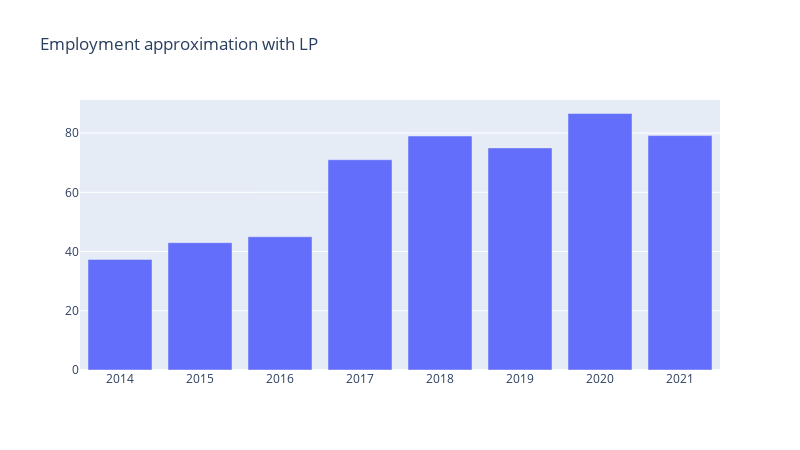

Notebook cell for this chart:
### Code cell
fig = go.Figure()
fig.add_trace(
    go.Bar(
        x = years,
        y = time_series['5221']
    )
)
fig.update_layout(
    title='Employment approximation with LP',
    width=800,
    height=450,
    legend=dict(
                y=0.99,
                x=0.01
                )
)

### Figure 1 — Plotly figure (JSON) as saved in the notebook; plotly's stock layout.template omitted (floating-point values rounded to 4 significant figures)
{"data": [{"type": "bar", "x": [2014, 2015, 2016, 2017, 2018, 2019, 2020, 2021], "y": [37.34, 43, 45, 71, 79, 75, 86.61, 79.15]}], "layout": {"height": 450, "legend": {"x": 0.01, "y": 0.99}, "title": {"text": "Employment approximation with LP"}, "width": 800}}
